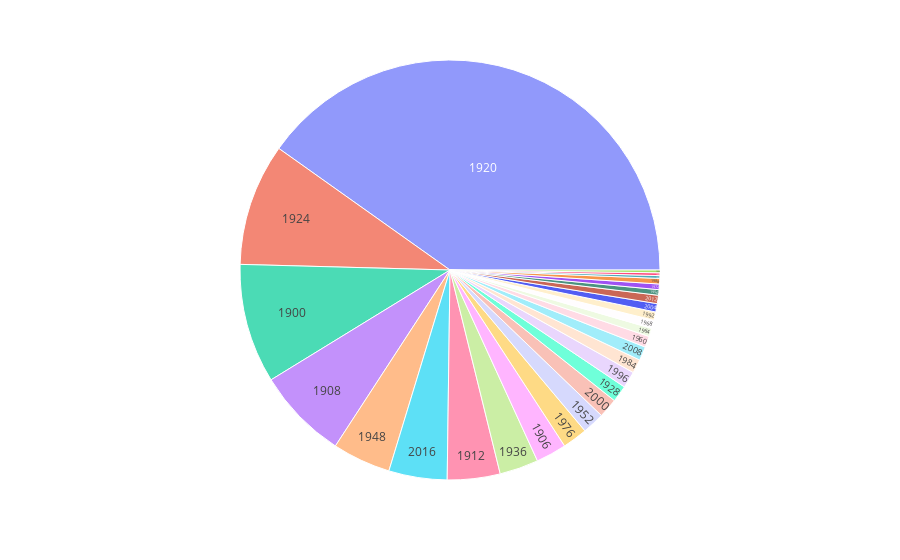

This figure's notebook cell:
### Code cell
px.sunburst(data_frame=tmp.reset_index(),
            path=['Year'],
            values='NOC')

### Figure 1 — Plotly figure (JSON) as saved in the notebook; plotly's stock layout.template omitted (floating-point values rounded to 4 significant figures)
{"data": [{"branchvalues": "total", "domain": {"x": [0, 1], "y": [0, 1]}, "hovertemplate": "labels=%{label}<br>NOC=%{value}<br>parent=%{parent}<br>id=%{id}<extra></extra>", "ids": ["1900", "1906", "1908", "1912", "1920", "1924", "1928", "1932", "1936", "1948", "1952", "1956", "1960", "1964", "1968", "1972", "1976", "1980", "1984", "1988", "1992", "1996", "1998", "2000", "2004", "2008", "2012", "2016"], "labels": ["1900", "1906", "1908", "1912", "1920", "1924", "1928", "1932", "1936", "1948", "1952", "1956", "1960", "1964", "1968", "1972", "1976", "1980", "1984", "1988", "1992", "1996", "1998", "2000", "2004", "2008", "2012", "2016"], "name": "", "parents": ["", "", "", "", "", "", "", "", "", "", "", "", "", "", "", "", "", "", "", "", "", "", "", "", "", "", "", ""], "type": "sunburst", "values": [43, 11, 33, 19, 188, 44, 6, 1, 14, 21, 8, 2, 4, 3, 3, 2, 9, 1, 5, 2, 3, 6, 1, 7, 3, 5, 3, 21]}], "layout": {"legend": {"tracegroupgap": 0}, "margin": {"t": 60}}}
